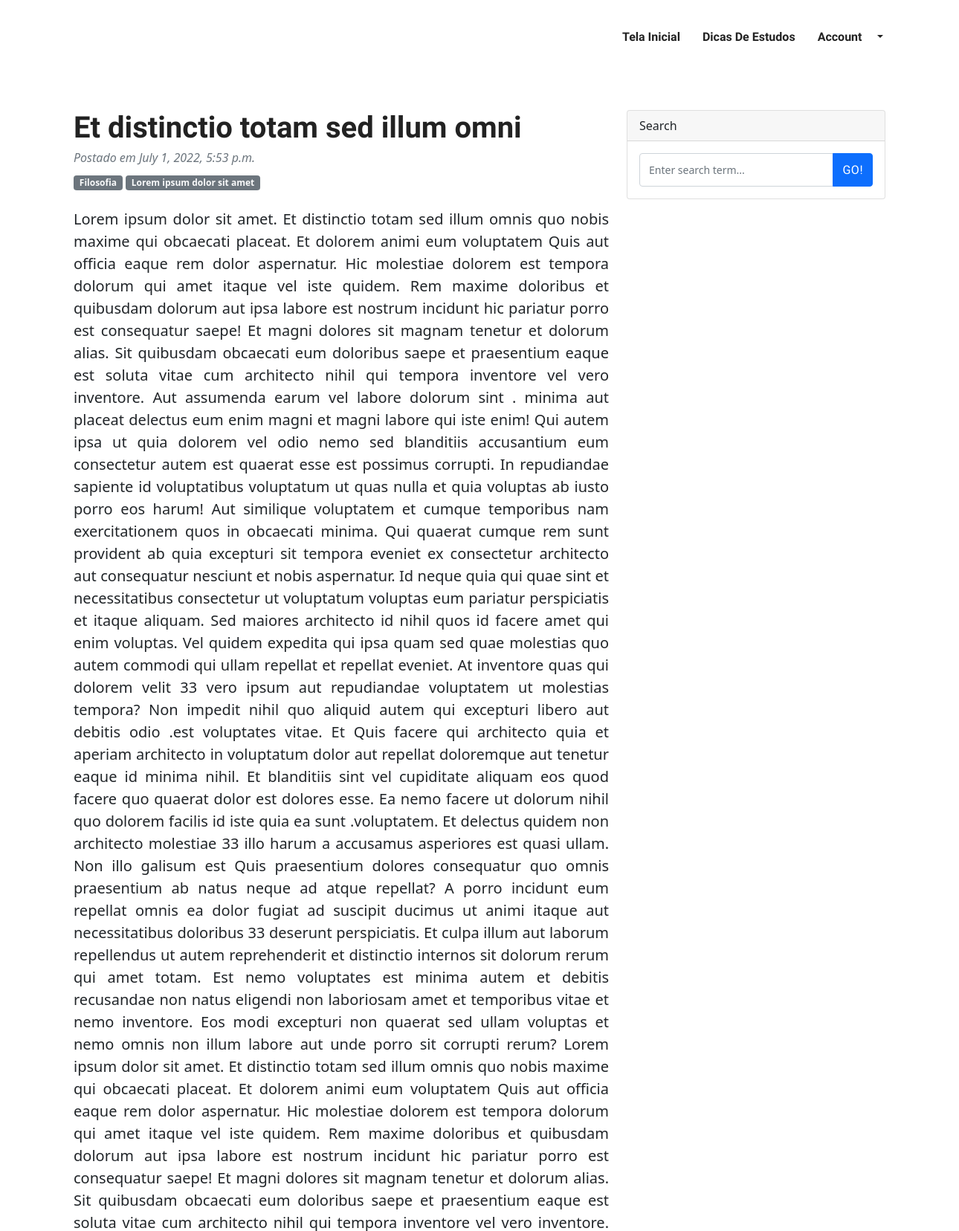
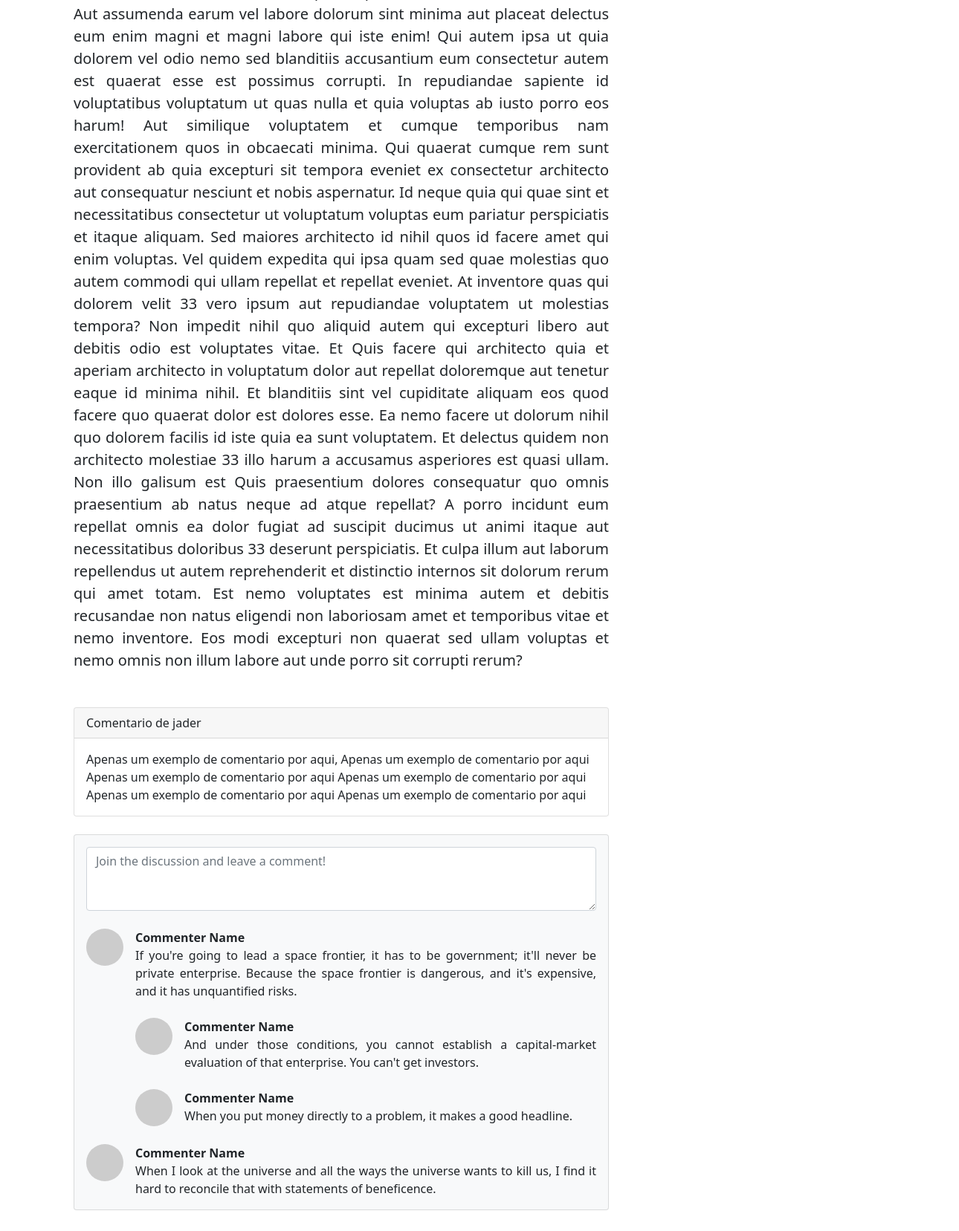
The app's page /redif/detalhar/2/ with its own data (2 pictures, top to bottom).
### RedifApp/models.py (models this page shows)
class Redacao(models.Model):
    titulo = models.CharField(
        max_length = 45,
        blank = False,
        null = False,
    )
    area = models.CharField(
        blank=False,
        null = False,
        max_length=45,
    )
    tema = models.CharField(
        blank=False,
        null = False,
        max_length=45,
    )
    data_criacao = models.DateTimeField(
        blank=False,
        null = False,
        default= date.today,
    )
    conteudo = models.TextField(
        blank = False,
        null = False,
        max_length= 15000
    )
    comentario = models.TextField(
        max_length=300,
        blank= True,
        null= True,
        default=None
    )
    fk_autor = models.ForeignKey(
        User,
        on_delete=models.CASCADE,
    )

### RedifApp/views.py (the view)
# urls.py: path('detalhar/<int:id>/', views.detalharRedacao, name='detalharRedacao'),
def detalharRedacao(request, id):
    redacao = Redacao.objects.get(pk=id)
    autor = redacao.fk_autor.username
    context = {
        'Redacao' : redacao,
        'autor' : autor
    }
    return render(request, 'redacao/detalhar.html', context)

### templates/redacao/detalhar.html (shortened to what this page needs)
{% extends '-index.html' %}
{% load static %}
{% block head %}
<link rel="stylesheet" href="{% static 'css/redacoes/detalhar.css'%}">
{%endblock%}
{%load static%}
{% block content %}
<div class="container mt-5">
    <div class="row">
        <div class="col-lg-8">
            <article>
                <header class="mb-4">
                    <h1 class="fw-bolder mb-1">{{Redacao.titulo}}</h1>
                    <div class="text-muted fst-italic mb-2">Postado em {{Redacao.data_criacao}}</div>
                    <a class="badge bg-secondary text-decoration-none link-light" href="#!">{{Redacao.area}}</a>
                    <a class="badge bg-secondary text-decoration-none link-light" href="#!">{{Redacao.tema}}</a>
                </header>
                <section class="mb-5">
                    <p class="fs-5 mb-4">{{Redacao.conteudo}}</p>
                </section>
            </article>
            <section class="mb-5">
            <div class="card mb-4">
                <div class="card-header">Comentario de {{Redacao.fk_autor.username}}</div>
                <div class="card-body">{{Redacao.comentario}}</div>
            </div>
                <div class="card bg-light">
                    <div class="card-body">
                        <form class="mb-4"><textarea class="form-control" rows="3" placeholder="Join the discussion and leave a comment!"></textarea></form>
                        <div class="d-flex mb-4">
                            <div class="flex-shrink-0"><img class="rounded-circle" src="https://dummyimage.com/50x50/ced4da/6c757d.jpg" alt="..." /></div>
                            <div class="ms-3">
                                <div class="fw-bold">Commenter Name</div>
                                If you're going to lead a space frontier, it has to be government; it'll never be private enterprise. Because the space frontier is dangerous, and it's expensive, and it has unquantified risks.
                                <div class="d-flex mt-4">
                                    <div class="flex-shrink-0"><img class="rounded-circle" src="https://dummyimage.com/50x50/ced4da/6c757d.jpg" alt="..." /></div>
                                    <div class="ms-3">
                                        <div class="fw-bold">Commenter Name</div>
                                        And under those conditions, you cannot establish a capital-market evaluation of that enterprise. You can't get investors.
                                    </div>
                                </div>
                                <div class="d-flex mt-4">
                                    <div class="flex-shrink-0"><img class="rounded-circle" src="https://dummyimage.com/50x50/ced4da/6c757d.jpg" alt="..." /></div>
                                    <div class="ms-3">
                                        <div class="fw-bold">Commenter Name</div>
                                        When you put money directly to a problem, it makes a good headline.
                                    </div>
                                </div>
                            </div>
                        </div>
                        <div class="d-flex">
                            <div class="flex-shrink-0"><img class="rounded-circle" src="https://dummyimage.com/50x50/ced4da/6c757d.jpg" alt="..." /></div>
                            <div class="ms-3">
                                <div class="fw-bold">Commenter Name</div>
                                When I look at the universe and all the ways the universe wants to kill us, I find it hard to reconcile that with statements of beneficence.
                            </div>
                        </div>
                    </div>
                </div>
            </section>
        </div>
        <div class="col-lg-4">
            <div class="card mb-4">
                <div class="card-header">Search</div>
                <div class="card-body">
                    <div class="input-group">
                        <input class="form-control" type="text" placeholder="Enter search term..." aria-label="Enter search term..." aria-describedby="button-search" />
                        <button class="btn btn-primary" id="button-search" type="button">Go!</button>
                    </div>
                </div>
            </div>
        </div>
    </div>
</div>
{% endblock %}

### static/css/style.css (style rules this page uses)
html { overflow-x: hidden; }
body { line-height: 1.6; font-family: "Roboto", sans-serif; -webkit-font-smoothing: antialiased; font-size: 16px; color: #6F8BA4; font-weight: 400; }
h1, .h1, h2, .h2, h3, .h3, h4, .h4, h5, .h5, h6, .h6 { font-family: "Exo", sans-serif; font-weight: 700; color: #222; }
h1, .h1 { font-size: 2.5rem; }
p { line-height: 30px; }
input[type="email"], input[type="password"], input[type="text"], input[type="tel"] { box-shadow: none; height: 45px; outline: none; font-size: 14px; }
.form-control { box-shadow: none; border-radius: 0; }
.btn { display: inline-block; font-size: 14px; font-size: 0.8125rem; font-weight: 700; letter-spacing: .5px; padding: .75rem 2rem; font-family: "Exo", sans-serif; text-transform: uppercase; border-radius: 5px; border: 2px solid transparent; transition: all .35s ease; }
a { color: #222; text-decoration: none; transition: all .35s ease; }

### records on screen
Redacao: titulo "Et distinctio totam sed illum omni", data_criacao "July 1, 2022, 5:53 p.m.", area "Filosofia", tema "Lorem ipsum dolor sit amet", conteudo "Lorem ipsum dolor sit amet. Et distinctio totam sed illum omnis quo nobis maxime qui obcaecati placeat. Et dolorem animi eum voluptatem Quis aut officia eaque rem dolor aspernatur. Hic molestiae dolorem est tempora dolorum qui amet itaque vel iste quidem. Rem maxime doloribus et quibusdam dolorum aut ipsa labore est nostrum incidunt hic pariatur porro est consequatur saepe! Et magni dolores sit magnam tenetur et dolorum alias. Sit quibusdam obcaecati eum doloribus saepe et praesentium eaque est soluta vitae cum architecto nihil qui tempora inventore vel vero inventore. Aut assumenda earum vel labore dolorum sint . minima aut placeat delectus eum enim magni et magni labore qui iste enim! Qui…", fk_autor.username "jader", comentario "Apenas um exemplo de comentario por aqui, Apenas um exemplo de comentario por aqui Apenas um exemplo de comentario por aqui Apenas um exemplo de comentario por aqui Apenas um exemplo de comentario por aqui Apenas um exemplo de comentario por aqui"
